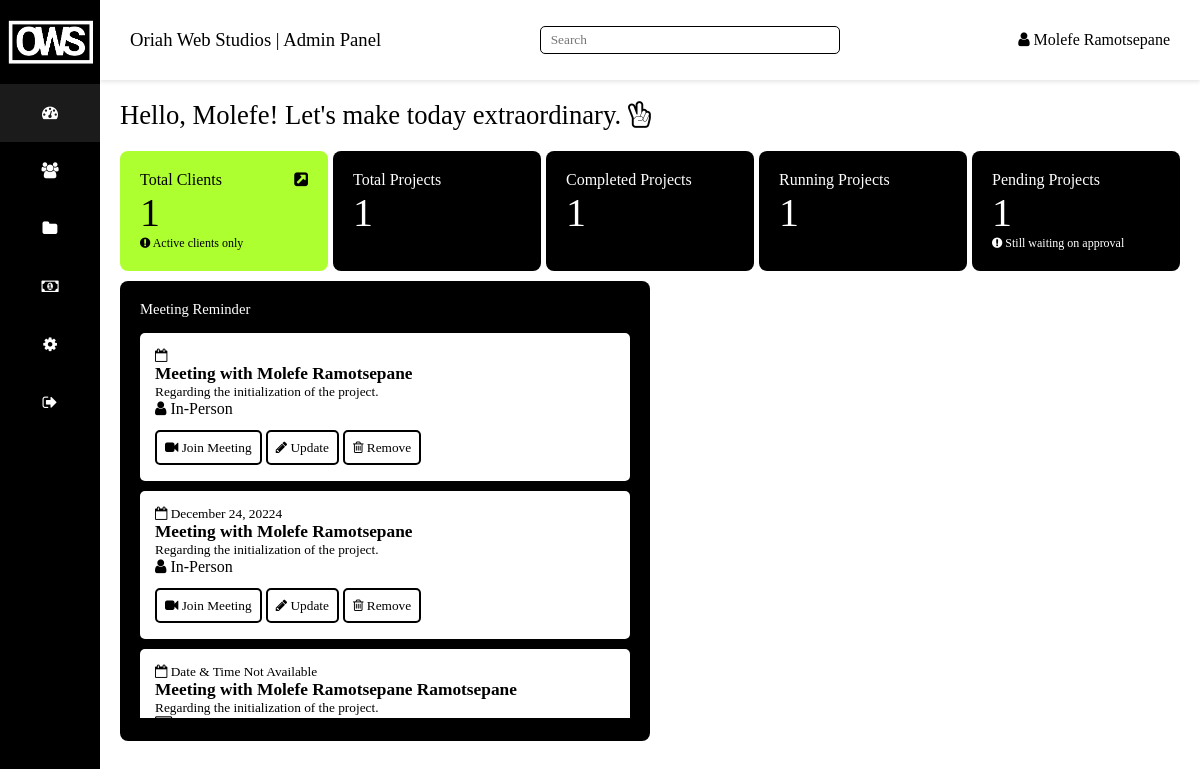
The page /admin_panel (signed in) on the database as committed earlier.
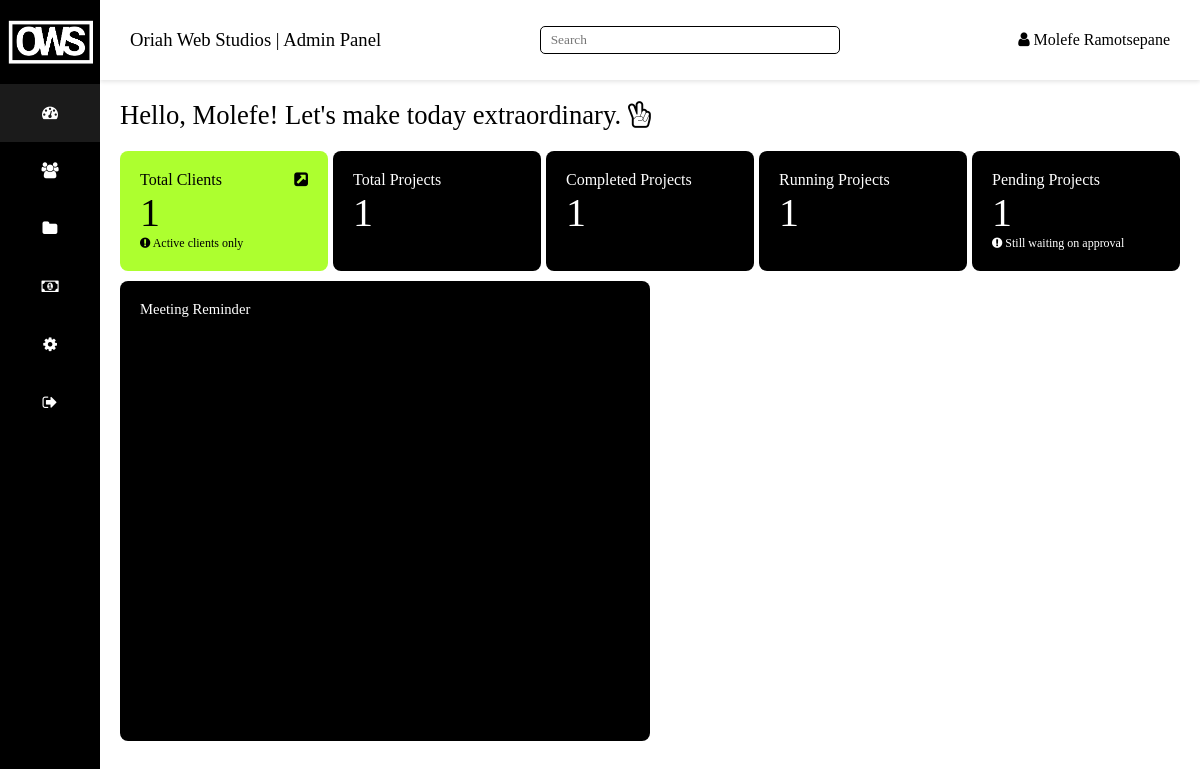
The same page on the database as committed later.
### app/models.py (models this page shows, shortened)
class Admin(db.Model):
    __tablename__ = 'admin'
    id = db.Column(db.Integer, primary_key=True)
    full_name = db.Column(db.String(50), nullable=True)
    username = db.Column(db.String(20), unique=True, nullable=False)
    password_hash = db.Column(db.String(255), nullable=False)
    @property
    def is_authenticated(self):
        return True

class MeetingTable(db.Model):
    __tablename__ = 'meeting_table'
    id = db.Column(db.Integer, primary_key=True)
    full_name = db.Column(db.String(20), nullable=False)
    meeting_url = db.Column(db.String(300), nullable=True)
    datetime = db.Column(db.String(50), nullable=False, default='Date & Time Not Available')
    setting = db.Column(db.String(50), nullable=False, default='Virtual')

### app/routes.py (the view)
@main.route('/admin_panel', methods=['GET', 'POST'])
@login_required
def admin_panel():
    form = IncomeForm()
    form2 = ExpenseForm()
    reminderForm = ReminderForm()
    if not session.get('admin'):
        return redirect(url_for('main.login'))
    response = make_response(redirect(url_for('main.admin_panel')))
    response.headers['Cache-Control'] = 'no-cache, no-store, must-revalidate'
    response.headers['Pragma'] = 'no-cache'
    response.headers['Expires'] = '0'
    recent_logs = ActivityLog.query.order_by(ActivityLog.timestamp.desc()).limit(5).all()
    clients = ProjectTable.query.all()
    meetings = MeetingTable.query.all()
    income_data = IncomeTable.query.all()
    expense_data = ExpensesTable.query.all()
    proj_client = ProjectTable.query.all()
    total_clients = ProjectTable.query.filter_by(client_status='Active').count()
    total_active_work = ProjectTable.query.filter_by(project_status='In Progress').count()
    host_link = request.args.get('host_link')
    participant_link = request.args.get('participant_link')
    total_revenue = sum([income.income_amount for income in IncomeTable.query.all()])
    total_expenses = sum([expense.expense_amount for expense in ExpensesTable.query.all()])
    taxable_income = total_revenue - total_expenses if total_revenue > total_expenses else 0
    tax_rate = 0.28
    tax_amount = taxable_income * tax_rate if taxable_income > 0 else 0
    net_income = taxable_income - tax_amount
    provisional_tax = taxable_income * tax_rate if taxable_income > 0 else 0
    return render_template('admin/admin_panel.html', reminderForm=reminderForm ,meetings=meetings, proj_client=proj_client, clients=clients, total_clients=total_clients, total_active_work=total_active_work, recent_logs=recent_logs, income_data=income_data, expense_data=expense_data, form=form, form2=form2, total_revenue=total_revenue, total_expenses=total_expenses, net_income=net_income, tax_amount=tax_amount, taxable_income=taxable_income, provisional_tax=provisional_tax, host_link=host_link, participant_link=participant_link)

### app/forms.py
class IncomeForm(FlaskForm):
    income_type = SelectField('Income Type', choices=[('Wep Application Development', 'Wep Application Development'), ('Monthly Maintenance Fees', 'Monthly Maintenance Fees')], validators=[DataRequired(message='Income type is required')])
    income_amount = StringField('Amount', validators=[DataRequired(message='Amount is required')])
    income_date_time = StringField('Date and Time', validators=[DataRequired(message='Date and Time is required')])
    income_pot = FileField('Proof of Transaction', validators=[DataRequired(message='Proof of Transaction is required')])
    income_description = StringField('Description')
    submit = SubmitField('Save Changes')

class ExpenseForm(FlaskForm):
    expense_type = SelectField('Expense Type', choices=[('Internet and Communication', 'Internet and Communication'), ('Hardware and Equipment', 'Hardware and Equipment'), ('Marketing and Advertising', 'Marketing and Advertising'), ('Professional Services', 'Professional Services'), ('Education and Training', 'Education and Training'), ('Miscellaneous', 'Miscellaneous'), ('Other', 'Other')], validators=[DataRequired(message='Expense type is required')])
    expense_amount = StringField('Amount', validators=[DataRequired(message='Amount is required')])
    is_deductible = BooleanField('Is this expense deductible?')
    description = StringField('Description')
    expense_date_time = StringField('Date and Time', validators=[DataRequired(message='Date and Time is required')])
    expense_pot = FileField('Proof of Transaction', validators=[DataRequired(message='Proof of Transaction is required')])
    submit = SubmitField('Save Changes')

### app/routes.py (called while the page is built)
@login_manager.user_loader
def load_user(user_id):
    return Admin.query.get(int(user_id))

### app/templates/admin/admin_panel.html (shortened to what this page needs)
<!DOCTYPE html>
<html lang="en">
<head>
    <link rel="stylesheet" href="{{ url_for('static', filename='css/admin/style.css') }}">
    <link rel="stylesheet" href="https://cdnjs.cloudflare.com/ajax/libs/font-awesome/4.7.0/css/font-awesome.min.css">
</head>
<body>
    <div style="display: none;" id="content">
        <aside class="sidebar">
            <img class="side-img" src="{{ url_for('static', filename='img/Secondary.crop.png') }}" alt="">
            <nav>
                <ul>
                    <li><a href="#dashboard" onclick="ShowSection('dashboard')"><i class="fa fa-dashboard"></i></a></li>
                    <li><a href="#clients" onclick="ShowSection('clients')"><i class="fa fa-users"></i></a></li>
                    <li><a href="#portfolio" onclick="ShowSection('portfolio')"><i class="fa fa-folder"></i></a></li>
                    <li><a href="#money" onclick="ShowSection('money')"><i class="fa fa-money"></i></a></li>
                    <li><a href="#settings" onclick="ShowSection('settings')"><i class="fa fa-gear"></i></a></li>
                    <li><a href="{{ url_for('main.logout') }}" onclick="ShowSection('logout')"><i class="fa fa-sign-out"></i></a></li>
                </ul>
            </nav>
        </aside>
        <div class="main-content">
            <header class="top-nav">
                <div class="main-c-h1"><h2 style="font-size: 14pt;">Oriah Web Studios | Admin Panel</h2>
                </div>
                <div class="search-bar">
                    <input type="text" placeholder="Search">
                </div>
                <div class="nav-icons">
                    <a style="text-decoration: none; color: black;" href="#profile"><i class="fa fa-user"></i> {{ current_user.full_name }}</a>
                </div>
            </header>
            <section id="dashboard" class="section dashboard">
                <h1>Hello, {{ current_user.full_name.split(' ')[0] }}! Let's make today extraordinary. <i class="fa fa-hand-peace-o"></i></h1>
                <div class="overview">
                    <div class="card">
                        <p class="value-heading">Total Clients <span><a href=""><i class="fa fa-external-link-square"></i></a></span></p>
                        <p class="value">{{ total_clients }}</p>
                        <p style="font-size: 9pt;"><i class="fa fa-exclamation-circle"></i> Active clients only</p>
                    </div>
                    <div class="card grey">
                        <p class="value-heading">Total Projects</p>
                        <p class="value">{{ total_active_work }}</p>
                    </div>
                    <div class="card grey">
                        <p class="value-heading">Completed Projects</p>
                        <p class="value">{{ total_active_work }}</p>
                    </div>
                    <div class="card grey">
                        <p class="value-heading">Running Projects</p>
                        <p class="value">{{ total_active_work }}</p>
                    </div>
                    <div class="card grey">
                        <p class="value-heading">Pending Projects</p>
                        <p class="value">{{ total_active_work }}</p>
                        <p style="font-size: 9pt;"><i class="fa fa-exclamation-circle"></i> Still waiting on approval</p>
                    </div>
                </div>
                <div style="margin-top: 10px;" class="overview">
                    <div style="width: 50%; height: 460px;" class="card grey">
                        <p style="font-size: 11pt; display: flex; justify-content: space-between; align-items: center; padding-bottom: 15px;">Meeting Reminder                        </p>
                        <div class="scrollable">
                            {% for meeting in meetings %}
                                <div class="meeting-details">
                                    <p style="font-size: 10pt;"><i class="fa fa-calendar-o"></i> {{ meeting.datetime }}</p>
                                    <p style="font-weight: bold; font-size: 13pt">Meeting with {{ meeting.full_name }}</p>
                                    <p style="font-size: 10pt">Regarding the initialization of the project.</p>
                                    <p style="margin-bottom: 20px; font-size: 12pt">{% if meeting.setting == 'Virtual' %}<i class="fa fa-desktop"></i> Virtual{% else %}<i class="fa fa-user"></i> In-Person{% endif %}</p>
                                    <a href="{{meeting.meeting_url}}"><i class="fa fa-video-camera"></i> Join Meeting</a>
                                    <a href="#update" onclick="showUploadContainer('reminder-form-{{ meeting.id }}')"><i class="fa fa-pencil"></i> Update</a>
                                    <a href="{{ url_for('main.delete_reminder', meeting_id=meeting.id) }} "><i class="fa fa-trash-o"></i> Remove</a>
                                </div>
                            {% endfor %}
                        </div>
                    </div>
                </div>
            </section>
        </div>
    </div>
</body>
</html>

### app/static/css/admin/style.css (style rules this page uses)
* { margin: 0; padding: 0; box-sizing: border-box; font-family: Poppins; }
body { display: flex; }
#content { display: flex; width: 100%; }
.sidebar { width: 100px; background-color: black; color: white; padding-top: 20px; position: fixed; height: 100vh; }
.side-img { display: flex; justify-content: center; margin: 0 auto; width: 85px; margin-bottom: 20px; }
.sidebar nav ul { list-style-type: none; padding-left: 0; }
.sidebar nav ul li a { color: white; text-decoration: none; text-align: center; display: block; padding: 20px 0; }
.sidebar nav ul li a.active { background-color: rgb(27, 27, 27); color: white; }
.main-content { margin-left: 100px; width: calc(100% - 100px); flex: 1; }
.top-nav { display: flex; justify-content: space-between; align-items: center; box-shadow: 0 2px 4px rgba(0, 0, 0, 0.1);; padding: 26px 30px; position: fixed; top: 0; width: calc(100% - 100px); z-index: 99999; background-color: white; }
.top-nav .main-c-h1 h2 { color: black; font-weight: 400; font-size: 16pt; }
.top-nav .search-bar input { padding: 5px 10px; width: 300px; border: 1px solid black; border-radius: 5px; }
.top-nav .nav-icons i { margin-left: 20px; font-size: 12pt; color: black; text-decoration: none; }
.dashboard { margin: 0 20px; }
.dashboard h1 { margin-bottom: 20px; margin-top: 100px; font-size: 20pt; color: black; font-weight: 400; }
.overview { display: flex; gap: 5px; }
.card { padding: 20px; background-color: greenyellow; border-radius: 8px; font-size: 12pt; color: black; width: 400px; }
.grey { background-color: black; color: white; }
.value-heading { display: flex; justify-content: space-between; align-items: center; font-size: 12pt; }
.value-heading a { text-decoration: none; color: black; font-size: 12pt; }
.value { font-size: 30pt; }
.section { display: none; }
.section.active { display: block; }
.scrollable { overflow: auto; height: 385px; }

Rows that differ between the two databases and show on the page:
removed MeetingTable: full_name "Molefe Ramotsepane", setting "In-Person"
removed MeetingTable: datetime "December 24, 20224", full_name "Molefe Ramotsepane", setting "In-Person"
removed MeetingTable: datetime "Date & Time Not Available", full_name "Molefe Ramotsepane Ramotsepane", setting "Virtual" (drawn)
